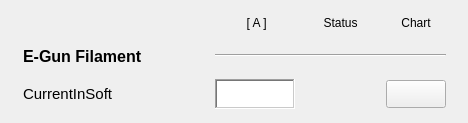
       <widget class="QWidget" name="scrollAreaWidgetContents_14">
        <property name="geometry">
         <rect>
          <x>0</x>
          <y>0</y>
          <width>468</width>
          <height>123</height>
         </rect>
        </property>
        <widget class="QWidget" name="layoutWidget">
         <property name="geometry">
          <rect>
           <x>9</x>
           <y>11</y>
           <width>451</width>
           <height>103</height>
          </rect>
         </property>
         <layout class="QGridLayout" name="gridLayout_3">
          <item row="0" column="1">
           <widget class="PyDMLabel" name="PyDMLabel_68">
            <property name="minimumSize">
             <size>
              <width>0</width>
              <height>24</height>
             </size>
            </property>
            <property name="maximumSize">
             <size>
              <width>16777215</width>
              <height>24</height>
             </size>
            </property>
            <property name="toolTip">
             <string/>
            </property>
            <property name="text">
             <string> [ A ]</string>
            </property>
            <property name="alignment">
             <set>Qt::AlignCenter</set>
            </property>
           </widget>
          </item>
          <item row="0" column="2">
           <widget class="PyDMLabel" name="PyDMLabel_70">
            <property name="toolTip">
             <string/>
            </property>
            <property name="text">
             <string>Status</string>
            </property>
            <property name="alignment">
             <set>Qt::AlignCenter</set>
            </property>
           </widget>
          </item>
          <item row="0" column="3">
           <widget class="PyDMLabel" name="PyDMLabel_129">
            <property name="toolTip">
             <string/>
            </property>
            <property name="text">
             <string>Chart</string>
            </property>
            <property name="alignment">
             <set>Qt::AlignCenter</set>
            </property>
           </widget>
          </item>
          <item row="1" column="0">
           <widget class="PyDMLabel" name="PyDMLabel_130">
            <property name="minimumSize">
             <size>
              <width>172</width>
              <height>30</height>
             </size>
            </property>
            <property name="maximumSize">
             <size>
              <width>172</width>
              <height>30</height>
             </size>
            </property>
            <property name="font">
             <font>
              <pointsize>12</pointsize>
              <weight>75</weight>
              <bold>true</bold>
             </font>
            </property>
            <property name="toolTip">
             <string/>
            </property>
            <property name="text">
             <string>E-Gun Filament</string>
            </property>
           </widget>
          </item>
          <item row="1" column="1" colspan="3">
           <widget class="Line" name="line_13">
            <property name="sizeIncrement">
             <size>
              <width>0</width>
              <height>0</height>
             </size>
            </property>
            <property name="baseSize">
             <size>
              <width>0</width>
              <height>0</height>
             </size>
            </property>
            <property name="autoFillBackground">
             <bool>false</bool>
            </property>
            <property name="frameShadow">
             <enum>QFrame::Sunken</enum>
            </property>
            <property name="lineWidth">
             <number>1</number>
            </property>
            <property name="midLineWidth">
             <number>0</number>
            </property>
            <property name="orientation">
             <enum>Qt::Horizontal</enum>
            </property>
           </widget>
          </item>
          <item row="2" column="0">
           <widget class="PyDMLabel" name="PyDMLabel_131">
            <property name="minimumSize">
             <size>
              <width>172</width>
              <height>30</height>
             </size>
            </property>
            <property name="maximumSize">
             <size>
              <width>172</width>
              <height>30</height>
             </size>
            </property>
            <property name="font">
             <font>
              <pointsize>11</pointsize>
             </font>
            </property>
            <property name="toolTip">
             <string/>
            </property>
            <property name="text">
             <string>CurrentInSoft</string>
            </property>
           </widget>
          </item>
          <item row="2" column="1">
           <widget class="PyDMLabel" name="PyDMLabel_71">
            <property name="enabled">
             <bool>true</bool>
            </property>
            <property name="minimumSize">
             <size>
              <width>80</width>
              <height>30</height>
             </size>
            </property>
            <property name="maximumSize">
             <size>
              <width>80</width>
              <height>30</height>
             </size>
            </property>
            <property name="toolTip">
             <string/>
            </property>
            <property name="accessibleDescription">
             <string/>
            </property>
            <property name="layoutDirection">
             <enum>Qt::LeftToRight</enum>
            </property>
            <property name="autoFillBackground">
             <bool>false</bool>
            </property>
            <property name="styleSheet">
             <string notr="true">background-color: qlineargradient(spread:pad, x1:0, y1:0, x2:1, y2:1, stop:0 rgba(255, 255, 255, 255), stop:1 rgba(255, 255, 255, 255));</string>
            </property>
            <property name="frameShape">
             <enum>QFrame::WinPanel</enum>
            </property>
            <property name="frameShadow">
             <enum>QFrame::Sunken</enum>
            </property>
            <property name="alignment">
             <set>Qt::AlignRight|Qt::AlignTrailing|Qt::AlignVCenter</set>
            </property>
            <property name="channel" stdset="0">
             <string>LI-01:EG-FilaPS:currentinsoft</string>
            </property>
           </widget>
          </item>
          <item row="2" column="3">
           <widget class="PyDMPushButton" name="PyDMPushButton_63">
            <property name="minimumSize">
             <size>
              <width>60</width>
              <height>28</height>
             </size>
            </property>
            <property name="maximumSize">
             <size>
              <width>60</width>
              <height>28</height>
             </size>
            </property>
            <property name="toolTip">
             <string/>
            </property>
           </widget>
          </item>
          <item row="2" column="2">
           <widget class="SiriusLedAlert" name="led_filament">
            <property name="sizePolicy">
             <sizepolicy hsizetype="Preferred" vsizetype="Preferred">
              <horstretch>0</horstretch>
              <verstretch>0</verstretch>
             </sizepolicy>
            </property>
            <property name="minimumSize">
             <size>
              <width>51</width>
              <height>35</height>
             </size>
            </property>
            <property name="maximumSize">
             <size>
              <width>51</width>
              <height>35</height>
             </size>
            </property>
            <property name="toolTip">
             <string/>
            </property>
            <property name="state">
             <bool>true</bool>
            </property>
            <property name="onColor">
             <color>
              <red>0</red>
              <green>140</green>
              <blue>0</blue>
             </color>
            </property>
            <property name="offColor">
             <color>
              <red>207</red>
              <green>0</green>
              <blue>0</blue>
             </color>
            </property>
            <property name="channel" stdset="0">
             <string>LI-01:EG-FilaPS:swstatus</string>
            </property>
           </widget>
          </item>
         </layout>
        </widget>
       </widget>
